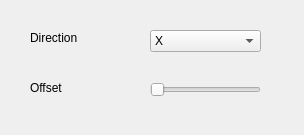
<?xml version="1.0" encoding="UTF-8"?>
<ui version="4.0">
 <class>SliceDlg</class>
 <widget class="QWidget" name="SliceDlg">
  <property name="geometry">
   <rect>
    <x>0</x>
    <y>0</y>
    <width>304</width>
    <height>135</height>
   </rect>
  </property>
  <property name="windowTitle">
   <string>SliceDlg</string>
  </property>
  <widget class="QSlider" name="offsetSlider">
   <property name="geometry">
    <rect>
     <x>150</x>
     <y>80</y>
     <width>111</width>
     <height>20</height>
    </rect>
   </property>
   <property name="orientation">
    <enum>Qt::Horizontal</enum>
   </property>
  </widget>
  <widget class="QComboBox" name="dirSelector">
   <property name="geometry">
    <rect>
     <x>150</x>
     <y>30</y>
     <width>111</width>
     <height>22</height>
    </rect>
   </property>
   <item>
    <property name="text">
     <string>X</string>
    </property>
   </item>
   <item>
    <property name="text">
     <string>Y</string>
    </property>
   </item>
   <item>
    <property name="text">
     <string>Z</string>
    </property>
   </item>
  </widget>
  <widget class="QLabel" name="label">
   <property name="geometry">
    <rect>
     <x>30</x>
     <y>30</y>
     <width>53</width>
     <height>16</height>
    </rect>
   </property>
   <property name="text">
    <string>Direction</string>
   </property>
  </widget>
  <widget class="QLabel" name="label_2">
   <property name="geometry">
    <rect>
     <x>30</x>
     <y>80</y>
     <width>53</width>
     <height>16</height>
    </rect>
   </property>
   <property name="text">
    <string>Offset</string>
   </property>
  </widget>
 </widget>
 <layoutdefault spacing="6" margin="11"/>
 <resources/>
 <connections>
  <connection>
   <sender>dirSelector</sender>
   <signal>currentIndexChanged(int)</signal>
   <receiver>SliceDlg</receiver>
   <slot>changeDirection(int)</slot>
   <hints>
    <hint type="sourcelabel">
     <x>205</x>
     <y>40</y>
    </hint>
    <hint type="destinationlabel">
     <x>151</x>
     <y>67</y>
    </hint>
   </hints>
  </connection>
  <connection>
   <sender>offsetSlider</sender>
   <signal>valueChanged(int)</signal>
   <receiver>SliceDlg</receiver>
   <slot>changeOffset(int)</slot>
   <hints>
    <hint type="sourcelabel">
     <x>205</x>
     <y>89</y>
    </hint>
    <hint type="destinationlabel">
     <x>151</x>
     <y>67</y>
    </hint>
   </hints>
  </connection>
 </connections>
 <slots>
  <slot>changeDirection(int)</slot>
  <slot>changeOffset(int)</slot>
 </slots>
</ui>
